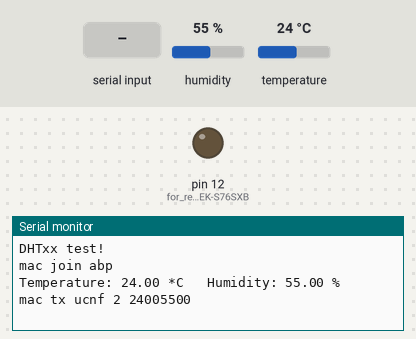
Bench run of a sketch on a simulated Arduino Mega 2560, built with avr-gcc and run on an emulated ATmega2560. Shown: output pins drawn as LEDs (lit = HIGH), the last lines printed to the serial monitor. Inputs (shaded band) come from the test bench; at power-on: humidity 55 %, temperature 24 °C.

Above: at 6.3 s.
6.4 s: "90,45\n" received over the second serial link
At 6.9 s:
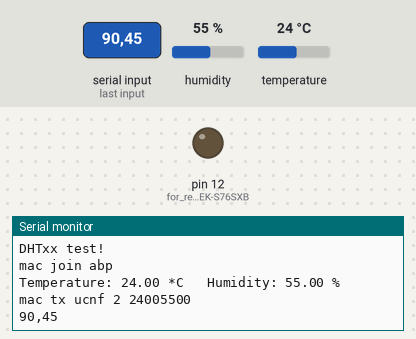
10.4 s: "0\n" received over the second serial link
At 12.3 s:
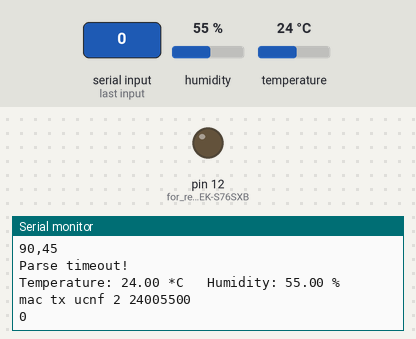
12.9 s: humidity set to 22 %
At 14.3 s:
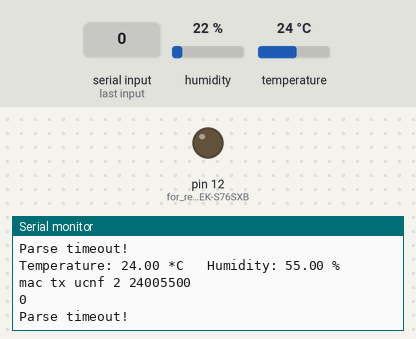
14.4 s: temperature set to 12 °C
15.9 s: humidity set to 40 %
At 17.9 s:
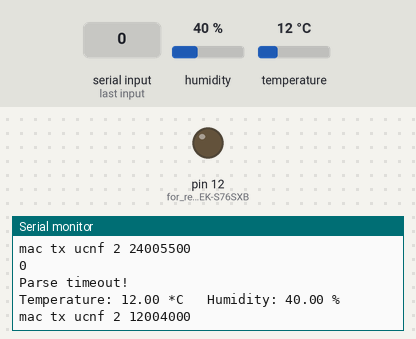

Measured:
- after the input at 6.4 s, the serial monitor: prints a new line at once (image 1)
- after the input at 10.4 s, the serial monitor: prints a new line after 1.1 s (image 2)
- after the input at 15.9 s, the serial monitor: prints a new line after 0.52 s (image 4)

The sketch:

Lab-4_lora.ino.ino
```cpp
#include "DHT.h"
#include <string.h>

#define DHTPIN A0
#define DHTTYPE DHT22   // DHT 22  (AM2302), AM2321
DHT dht(DHTPIN, DHTTYPE);

#define LED_PORT 4
#define FAN_PORT 5

char readcharbuffer[50];
int readbuffersize;
char temp_input;
int number = 1;

//Compare LoRa Response whether Data is we want
//mac rx 2 <data>, there is downlink data.
char rx_str[20] = ">> mac rx 2 ";


void setup() {
  Serial.begin(9600);
  Serial1.begin(115200);

  dht.begin();
  Serial.println("DHTxx test!");

  // set the data rate for the SoftwareSerial port
  pinMode(12, OUTPUT);  //for rest EK-S76SXB
  digitalWrite(12, LOW);
  delay(100);
  pinMode(12, INPUT);  //for rest EK-S76SXB
  delay(2000);

  Serial1.print("mac join abp");  //join mode of LoRa Gateway (use abp)
  Serial.println("mac join abp");

  readbuffersize = Serial1.available();
  while(readbuffersize){
    temp_input = Serial1.read();
    Serial.print(temp_input);
    readbuffersize--;
  }

  delay(3000);

}

int val_t,val_h;   //temperature & humidity int part
int val_tp,val_hp;  //temperature & humidity point part

void loop() {

  float h = dht.readHumidity();
  float t = dht.readTemperature();
  if (isnan(h) || isnan(t)) {
    Serial.println("Failed to read from DHT sensor!");
    return;
  }

  Serial.print("Temperature: ");
  Serial.print(t);
  Serial.print(" *C\t ");
  Serial.print("Humidity: ");
  Serial.print(h);
  Serial.println(" %");


  //data for LoRa tx (temperature & humidity)
  //LoRa transmit data use a HEX string
  val_t = (int) t;
  val_tp=int ((t - val_t)*100);
  val_h = (int) h;
  val_hp=int ((h - val_h)*100);

  char lora_string[30];

  sprintf(lora_string, "mac tx ucnf 2 %02d%02d%02d%02d", val_t, val_tp, val_h, val_hp );
  Serial1.print(lora_string);  //tx now
  Serial.println(lora_string);  //tx now

  // received LoRa response and filter information
  unsigned long prev;
  int parse_ok = 0;
  // Initial call to setup the target string
  parseInput(rx_str,0);
  while(!parse_ok){
    int timeout = 0;
    prev = millis();
    while(Serial1.available() == 0){
      if(millis() - prev > 2500) {
        timeout = 1;
        break;
      }
    }
    if(timeout) break;
    temp_input = Serial1.read();
    Serial.print(temp_input);
    // call parseInput()
    if(parseInput(NULL , temp_input)) parse_ok = 1;
  }

  if(parse_ok){
    int i = 0;
    temp_input = 0;
    while(temp_input != '\n'){
      while(Serial1.available() == 0);
      temp_input = Serial1.read();
      Serial.print(temp_input);
      lora_string[i++] = temp_input;
    }
    lora_string[i-1] = '\0';

    //Control LED and FAN switch
    if((lora_string[0] - '0') | (lora_string[1] - '0')){
      //led_on
      Serial.println("led_on");
      digitalWrite(LED_PORT, HIGH);
     }
     else{
      //led_off
      Serial.println("led_off");
      digitalWrite(LED_PORT, LOW);
     }
     if((lora_string[2] - '0') | (lora_string[3] - '0')){
      //fan_on
      Serial.println("fan_on");
      digitalWrite(FAN_PORT, HIGH);
     }
     else{
      //fan_off
      Serial.println("fan_off");
      digitalWrite(FAN_PORT, LOW);
     }
   }
  else Serial.println("Parse timeout!");
  delay(2500);

}


#define MAX_TARGET_STRING_LENGTH  20
int parseInput(const char *target, const char input) {
  static int state, final;
  static char internal_str[MAX_TARGET_STRING_LENGTH+1];

  // Initial call: copy target string to internal str &
  // set state = 0 and final = the length of target string;
  if (target!=NULL) {
    // If the length of target string is larger than the maximum allowed value,
    // return -1.
    if (strlen(target) > MAX_TARGET_STRING_LENGTH)
      return(-1);
    //Copy target string to internal string
    strcpy(internal_str, target);
    // initialize state and final
    state = 0;
    final = strlen(target);
    return 0;
  }

  // Check if state has already been equal to final,
  // i.e. the last string match is finished and need to re-initialize,
  // then return -2
  if(state == final)
    return -2;

  // Compare input character with internal_str[state]:
  // if equal, state++
  // else, set state back to 0
  if(input == internal_str[state])
    state++;
  else
    state = 0;

  // If state is equal to final,
  // i.e. the cumulative input characters match the internal string,
  // then reutrn 1;
  // else, return 0
  if(state==final)
    return 1;
  else
    return 0;
}
```
